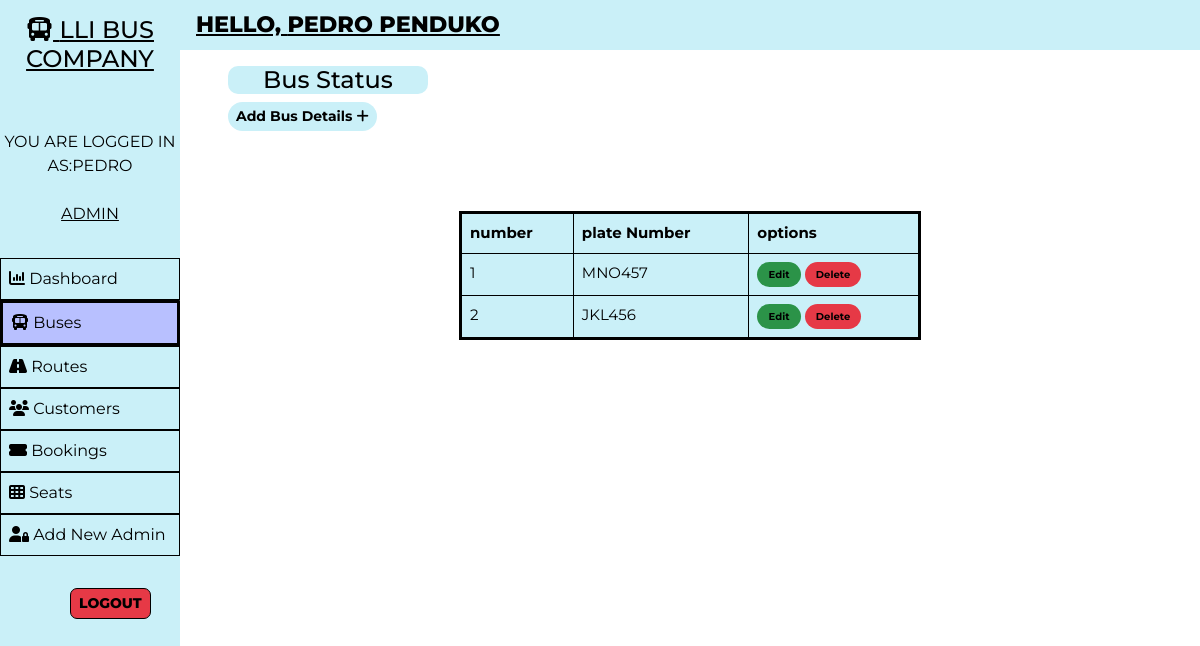
The app's page /admin/bus.php (signed in) with its own data.
### tables this page shows
CREATE TABLE `users` (
  `user_id` int(11) NOT NULL,
  `user_fullname` varchar(100) NOT NULL,
  `user_name` varchar(30) NOT NULL,
  `user_password` varchar(255) NOT NULL,
  `user_created` datetime NOT NULL DEFAULT current_timestamp()
);

CREATE TABLE `buses` (
  `id` int(100) NOT NULL,
  `bus_no` varchar(255) NOT NULL,
  `bus_assigned` tinyint(1) NOT NULL DEFAULT 0,
  `bus_created` datetime NOT NULL DEFAULT current_timestamp()
);

### admin/bus.php (the view, shortened to what this page needs)
<!DOCTYPE html>
<html lang="en">
<head>
    <link href="https://cdn.jsdelivr.net/npm/bootstrap@5.0.1/dist/css/bootstrap.min.css" rel="stylesheet">
    <?php
        $page="bus";
    ?>
</head>
<body>
    <?php require '../assets/partials/_admin-header.php';?>
        <?php
            $resultSql = "SELECT * FROM `buses` ORDER BY bus_created DESC";
            $resultSqlResult = mysqli_query($conn, $resultSql);
            if(!mysqli_num_rows($resultSqlResult)){ ?>
                <div class="container mt-4">
                    <div id="noCustomers" class="alert alert-dark " role="alert">
                        <h1 class="alert-heading">No Buses Found :(</h1>
                        <p class="fw-light">would you like to add one!</p>
                        <hr>
                        <div id="addCustomerAlert" class="alert alert-success" role="alert">
                                Click <button id="add-button" class="button btn-sm"type="button"data-bs-toggle="modal" data-bs-target="#addModal">ADD <i class="fas fa-plus"></i></button> to add a bus!
                        </div>
                    </div>
                </div>
            <?php }
            else { ?>
            <section id="bus">
                <div id="head">
                    <h4>Bus Status</h4>
                </div>
                <div id="bus-results">
                    <div>
                        <button id="add-button" class="button btn-sm" type="button"data-bs-toggle="modal" data-bs-target="#addModal">Add Bus Details <i class="fas fa-plus"></i></button>
                    </div>
                    <table class="table table-hover table-bordered">
                        <thead>
                            <th>number</th>
                            <th>plate Number</th>
                            <th>options</th>
                        </thead>
                        <?php
                            $ser_no = 0;
                            while($row = mysqli_fetch_assoc($resultSqlResult))
                            {
                                $ser_no++;
                                $id = $row["id"];
                                $busno = $row["bus_no"];
                        ?>
                        <tr>
                            <td>
                                <?php
                                    echo $ser_no;
                                ?>
                            </td>
                            <td>
                                <?php
                                    echo $busno;
                                ?>
                            </td>
                            <td>
                            <button class="button edit-button " data-link="<?php echo $_SERVER['REQUEST_URI']; ?>" data-id="<?php
                                                echo $id;?>" data-busno="<?php
                                                echo $busno;?>"
                                                >Edit</button>
                                            <button class="button delete-button" data-bs-toggle="modal" data-bs-target="#deleteModal" data-id="<?php
                                                echo $id;?>">Delete</button>
                            </td>
                        </tr>
                        <?php
                        }
                    ?>
                    </table>
                </div>
            </section>
            <?php } ?>
        </div>
    </main>
</body>
</html>

### assets/partials/_admin-header.php (shortened to what this page needs)
<?php
    $conn = db_connect();
    $user_id = $_SESSION['user_id'];
    $sql = "SELECT * FROM users WHERE user_id = $user_id";
    $result = mysqli_query($conn, $sql);
    if($row = mysqli_fetch_assoc($result))
    {
        $user_fullname = $row["user_fullname"];
        $user_name = $row["user_name"];
    }
?>
    <main id="container">
        <div id="sidebar">
            <h4><i class="fas fa-bus"></i> LLI BUS COMPANY</h4>
            <div>
                <br>
                <br>
                    <?php  echo 'YOU ARE LOGGED IN AS:'.$user_name;  ?>
            <br>
            <br>
                <p><u>ADMIN</u></p>
            </div>
            <ul id="options">
                <li class="option <?php if($page=='dashboard'){ echo 'active';}?>">
                    <a href="./dashboard.php">
                    <i class="fa fa-bar-chart"></i> Dashboard
                    </a>
                </li>
                <li class="option <?php if($page=='bus'){ echo 'active';}?>">
                    <a href="./bus.php">
                    <i class="fas fa-bus"></i> Buses
                    </a>
                </li>
                <li class="option <?php if($page=='route'){ echo 'active';}?>">
                    <a href="./route.php">
                    <i class="fas fa-road"></i> Routes
                    </a>
                </li>
                <li class="option <?php if($page=='customer'){ echo 'active';}?>">
                    <a href="./customer.php">
                    <i class="fas fa-users"></i> Customers
                    </a>
                </li>
                <li class="option <?php if($page=='booking'){ echo 'active';}?>">
                    <a href="./booking.php">
                    <i class="fas fa-ticket-alt"></i> Bookings
                    </a>
                </li>
                <li class="option <?php if($page=='seat'){ echo 'active';}?>">
                    <a href="./seat.php">
                    <i class="fas fa-th"></i> Seats
                    </a>
                </li>
                <li class="option <?php if($page=='signup'){ echo 'active';}?>">
                    <a href="./signup.php">
                    <i class="fas fa-user-lock"></i> Add New Admin
                    </a>
                </li>
                <li class="welcome-item">
                        <ul id="logout" class="btn-sm">
                            <a href="../assets/partials/_logout.php">LOGOUT</a>
                        </ul>
                </li>
            </ul>
        </div>
        <div id="main-content">
            <section id="welcome">
                <ul>
                    <li class="welcome-item">HELLO,
                        <span id="USER">
                            <?php
                                echo $user_fullname;
                            ?>
                        </span>
                    </li>
                </ul>
            </section>

### assets/styles/admin.php (style rules this page uses)
body { box-sizing: border-box; font-family: 'Montserrat', sans-serif; justify-content: center; border-radius: 50px; }
html { scroll-behavior: smooth; }
*, *::after, *::before { box-sizing: inherit; }
#welcome { background-color: #caf0f8; }
#welcome ul { display: flex; justify-content: space-between; list-style-type: none; padding: 0; margin: 5; }
#welcome li { margin: 0 1rem; padding: 0.5rem 0; }
#welcome li:first-child { font-weight: 800; font-size: 1.4rem; color: black; text-decoration: underline; }
#USER { color: black; text-decoration: underline; }
#logout { background-color: #e63946; font-weight: 800; border-radius: 7px; text-align: center; border:1px solid; width: fit-content; margin-left: 70px; }
#logout a { color: black; text-decoration: none; }
@media only screen and (min-width:1000px) { #sidebar { text-align: center; background-color: #caf0f8; color: black; width: 15%; position: fixed; top: 0%; padding-top: 1rem; z-index: 2; height: 100vh; } }
@media only screen and (min-width:1000px) { #sidebar h4 { color: black; text-decoration: underline; } }
#sidebar p { margin: 0; }
#sidebar ul { margin-top: 2rem; }
#options { list-style-type: none; text-align: left; padding-left: 0; }
.option a { border: 1px solid; display: block; padding: 0.5rem; text-decoration: none; color: inherit; }
.active { background-color: #b8c0ff; color:black; border-top-right-radius:1px; border: 2px solid; }
#main-content { margin-left: 15%; }

### assets/styles/admin-options.php (style rules this page uses)
* { font-family: Montserrat; }
.table-bordered { background-color: #caf0f8; border-color: black; border: 3px solid; }
#booking #head, #customer #head, #route #head, #seat #head, #bus #head { padding-top: 1rem 1rem; background-color: #caf0f8; width: 200px; text-align: center; flex-basis: 100%; border-radius: 10px; }
#booking, #customer, #route, #bus, #seat { padding: 0 3rem; color: black; }
#booking-results > div, #customer-results > div, #route-results > div, #bus-results > div { margin-bottom: 5rem; color: black; }
#booking-results button, #customer-results button, #route button, #bus-results button { border-radius: 20px; color: black; }
.button { border-width: 5px solid; border: none; font-weight: bold; }
#add-button { background-color: #caf0f8; color: black; }
table { font-size: 15px; color: black; }
#bus table { width: 50%; margin: 0 auto; color: black; }
#bus .edit-button, #bus .delete-button, #route .edit-button, #route .delete-button, #customer .edit-button, #customer .delete-button { padding: 0.3rem 0.7rem; }
table th,td { padding-left: 0.3rem; }
table button { color: black; }
.edit-button { background-color: #2b9348; }
.delete-button { background-color: #e63946; }
.edit-button, .delete-button { font-size: 10px }

### records on screen
users: user_name "PEDRO", user_fullname "PEDRO PENDUKO"
buses: bus_no "MNO457"
buses: bus_no "JKL456"
